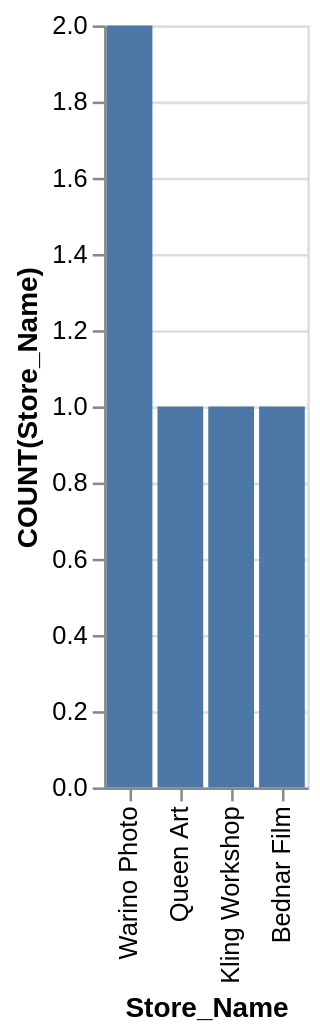

Specify this chart in Vega-Lite:
### Vega-Lite specification from a JSON file in a GitHub repository (floating-point values rounded to 4 significant figures)
{"data": {"values": [{"x_data": "Warino Photo", "y_data": 2}, {"x_data": "Queen Art", "y_data": 1}, {"x_data": "Kling Workshop", "y_data": 1}, {"x_data": "Bednar Film", "y_data": 1}]}, "mark": "bar", "encoding": {"x": {"field": "x_data", "type": "nominal", "title": "Store_Name", "sort": {"op": "sum", "field": "y_data", "order": "descending"}}, "y": {"field": "y_data", "type": "quantitative", "title": "COUNT(Store_Name)"}}}
